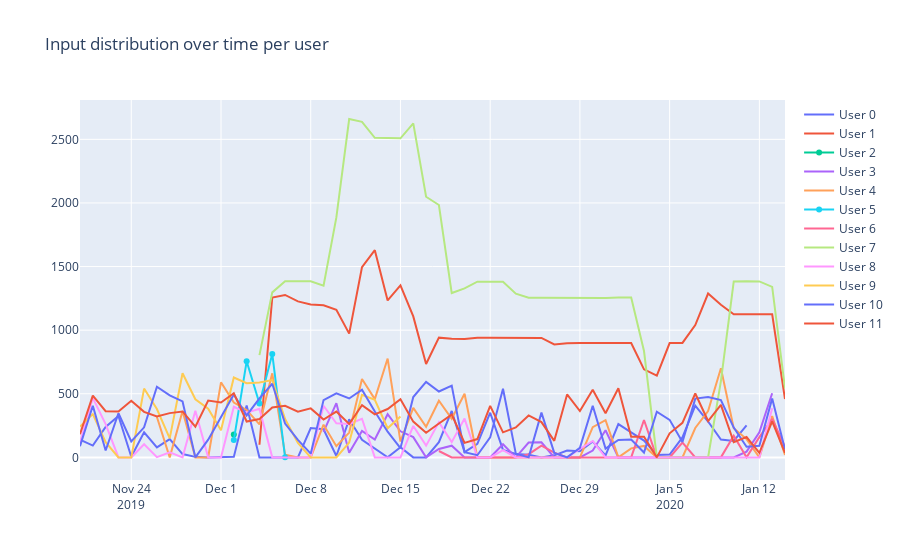

The code cell stored with this chart in its notebook:
### Code cell
fig = go.Figure()
for i in range(total_users):
    df_grp_input_trend = df_users[i].groupby(pd.Grouper(key='date_time',freq='D')).size().to_frame(name='counts').reset_index().sort_values(by='date_time')
    fig.add_trace(go.Scatter(x=df_grp_input_trend['date_time'], y=df_grp_input_trend['counts'], name=f'User {i}'))

fig.update_layout(
    title='Input distribution over time per user'
)
fig.show()
